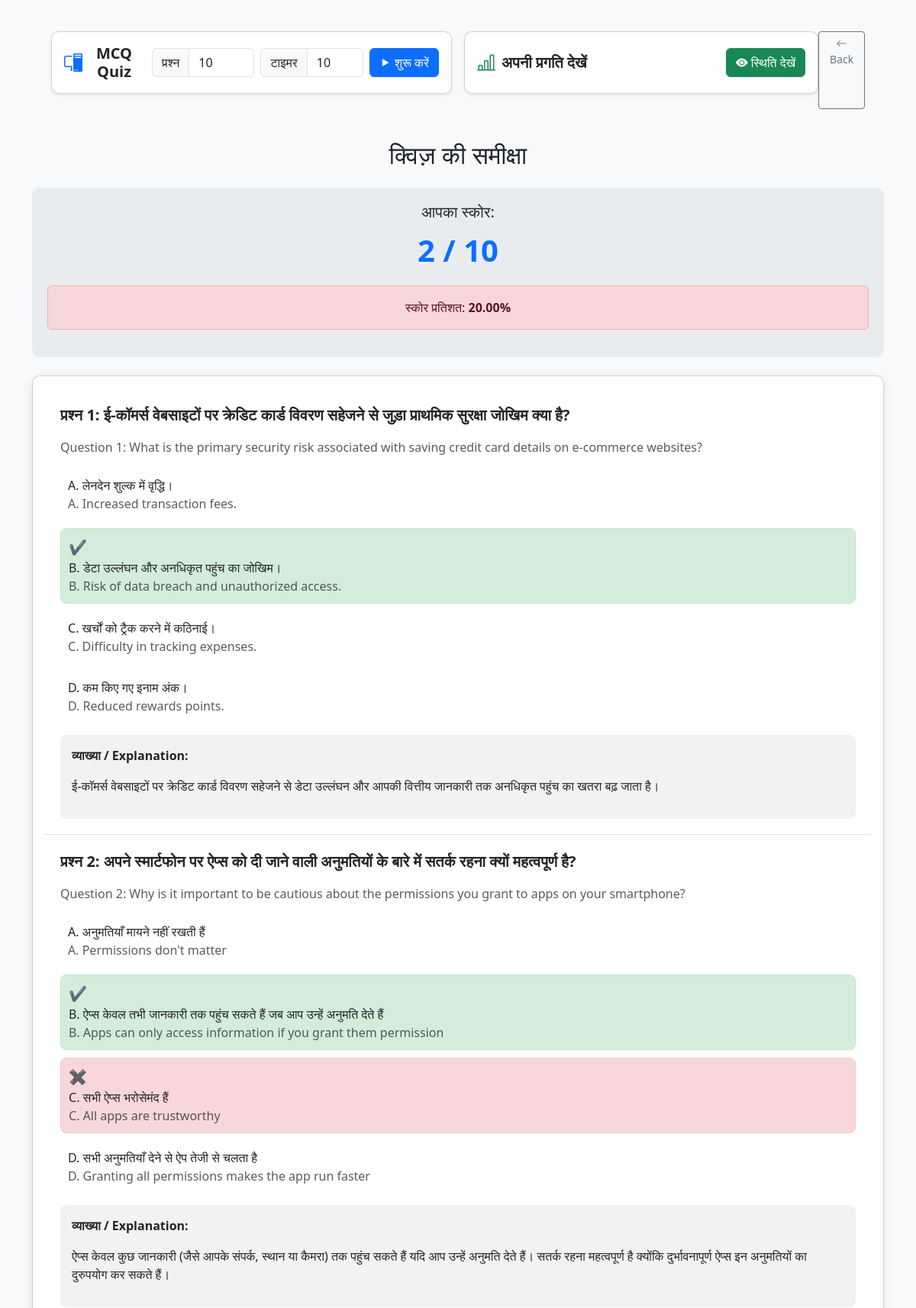
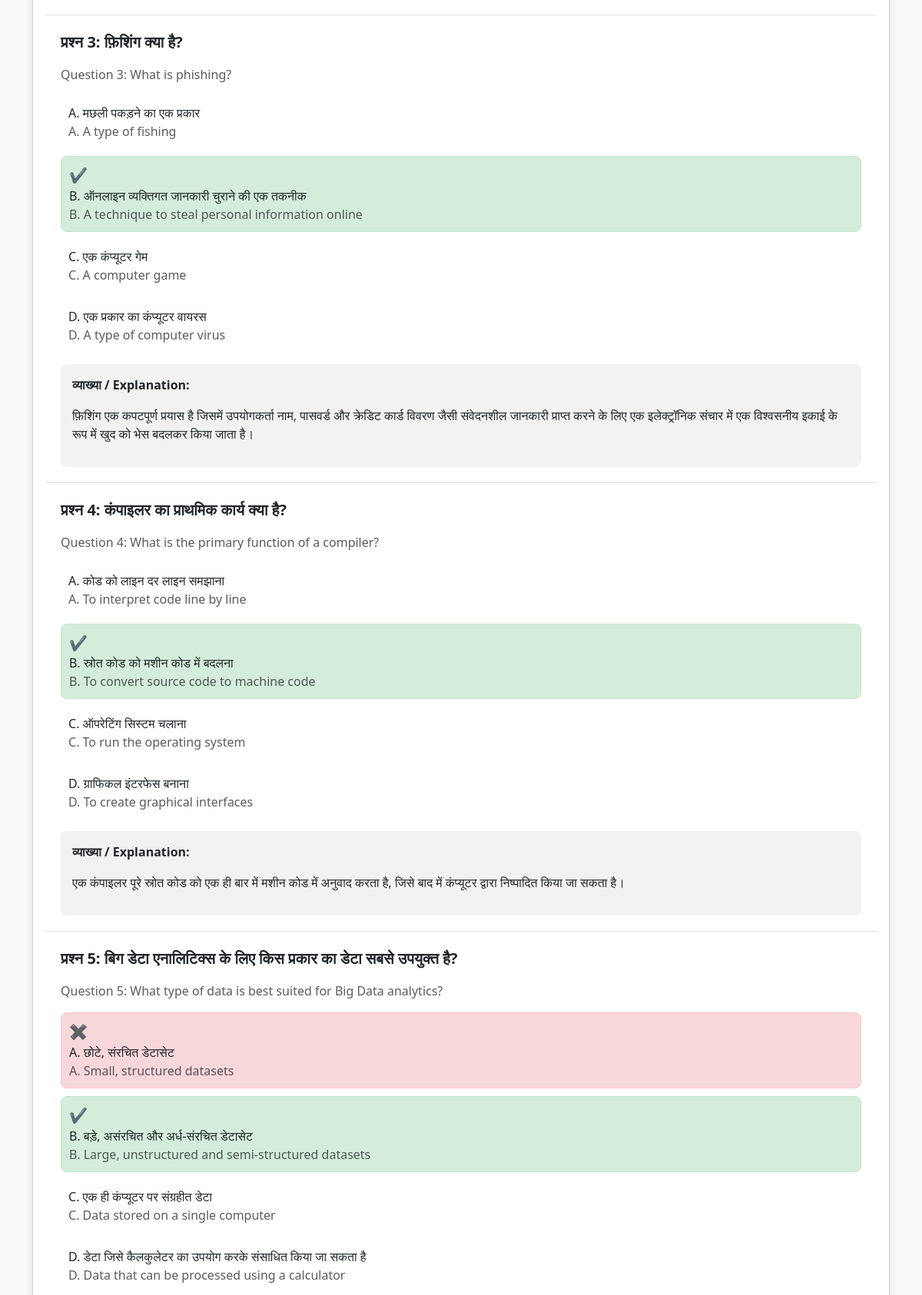
Screenshot of /review_quiz.php?session_id=1 (upper part) with the database file from the repository (2 pictures, top to bottom).
### tables this page shows
CREATE TABLE `quiz_records` (
  `id` int(11) NOT NULL,
  `user_id` varchar(255) NOT NULL,
  `quiz_type` varchar(50) NOT NULL,
  `total_questions` int(11) DEFAULT NULL,
  `score` int(11) DEFAULT NULL,
  `answered_questions` longtext DEFAULT NULL,
  `created_at` timestamp NOT NULL DEFAULT current_timestamp(),
  `session_id` varchar(255) NOT NULL
);

CREATE TABLE `ccc_mcq` (
  `id` int(11) NOT NULL,
  `topic` varchar(255) DEFAULT NULL,
  `subtopic` varchar(255) DEFAULT NULL,
  `question_en` text DEFAULT NULL,
  `question_hi` text DEFAULT NULL,
  `options_en` text DEFAULT NULL,
  `options_hi` text DEFAULT NULL,
  `answer_en` varchar(2) DEFAULT NULL,
  `explanation_en` text DEFAULT NULL,
  `explanation_hi` text DEFAULT NULL
);

### review_quiz.php (the view, shortened to what this page needs)
<?php
include "db.php";
$session_id = isset($_GET['session_id']) ? (int)$_GET['session_id'] : 0;
$quiz_record = null;
$stmt = $conn->prepare("SELECT total_questions, score, answered_questions FROM quiz_records WHERE id = ?");
$stmt->bind_param("i", $session_id);
$stmt->execute();
$result = $stmt->get_result();
if ($result->num_rows > 0) {
    $quiz_record = $result->fetch_assoc();
}
$answered_questions = json_decode($quiz_record['answered_questions'], true);
$score = $quiz_record['score'];
$total_questions = $quiz_record['total_questions'];
$question_ids = array_map(function($q) {
    return $q['question_id'];
}, $answered_questions);
$questions_data = [];
if (!empty($question_ids)) {
    $placeholders = implode(',', array_fill(0, count($question_ids), '?'));
    $sql_questions = "SELECT * FROM ccc_mcq WHERE id IN ($placeholders) ORDER BY FIELD(id, $placeholders)";
    $stmt_questions = $conn->prepare($sql_questions);
    $types = str_repeat('i', count($question_ids) * 2);
    $all_params = array_merge($question_ids, $question_ids);
    $stmt_questions->bind_param($types, ...$all_params);
    $stmt_questions->execute();
    $result_questions = $stmt_questions->get_result();
    while ($row = $result_questions->fetch_assoc()) {
        $questions_data[$row['id']] = $row;
    }
}
$review_questions = [];
foreach ($answered_questions as $answered_q) {
    $q_id = $answered_q['question_id'];
    if (isset($questions_data[$q_id])) {
        $full_question = $questions_data[$q_id];
        $full_question['user_answer_key'] = $answered_q['user_answer_key'];
        $full_question['is_correct'] = $answered_q['is_correct'];
        $review_questions[] = $full_question;
    }
}
?>
<!DOCTYPE html>
<html lang="hi">
<head>
    <link href="https://cdn.jsdelivr.net/npm/bootstrap@5.3.3/dist/css/bootstrap.min.css" rel="stylesheet">
    <link rel="stylesheet" href="https://cdn.jsdelivr.net/npm/bootstrap-icons@1.11.3/font/bootstrap-icons.min.css">
</head>
<body>
<div class="container py-4">
                <div class="alert fw-bold fs-5 text-center d-flex align-items-center justify-content-center mb-4">
        <div class="row g-3 justify-content-center w-100">
        <div class="col-12 col-md-6 d-flex">
            <div class="card shadow-sm w-100 p-3 d-flex flex-column flex-md-row align-items-center justify-content-between gap-3">
                <div class="d-flex align-items-center gap-2">
                    <i class="bi bi-pc-display text-primary fs-4"></i>
                    <h5 class="mb-0 fw-bold">MCQ Quiz</h5>
                </div>
                <form action="take_quiz.php" method="post" class="d-flex flex-column flex-md-row align-items-center gap-2 w-100">
                    <div class="input-group flex-fill">
                        <span class="input-group-text">प्रश्न</span>
                        <input type="number" name="num_questions" class="form-control" value="10" min="1" max="100" required>
                    </div>
                    <div class="input-group flex-fill">
                        <span class="input-group-text">टाइमर</span>
                        <input type="number" name="timer_minutes" class="form-control" value="10" min="1" max="60" required>
                    </div>
                    <button type="submit" class="btn btn-primary d-flex align-items-center justify-content-center mt-2 mt-md-0 flex-shrink-0">
                        <i class="bi bi-play-fill me-1"></i> शुरू करें
                    </button>
                </form>
            </div>
        </div>
        <div class="col-12 col-md-6 d-flex">
            <div class="card shadow-sm w-100 p-3 d-flex flex-column flex-md-row align-items-center justify-content-between gap-3">
                <div class="d-flex align-items-center gap-2">
                    <i class="bi bi-bar-chart-line text-success fs-4"></i>
                    <h5 class="mb-0 fw-bold">अपनी प्रगति देखें</h5>
                </div>
                <a href="status.php" class="btn btn-success d-flex align-items-center justify-content-center mt-2 mt-md-0 flex-shrink-0">
                    <i class="bi bi-eye-fill me-1"></i> स्थिति देखें
                </a>
            </div>
            <a href="index.php" class="btn btn-outline-secondary btn-sm"><i class="bi bi-arrow-left"></i> Back</a>
        </div>
    </div>
</div>
    <h2 class="text-center mb-4">क्विज़ की समीक्षा</h2>
    <div class="score-box mb-4">
        <h5 class="mb-2">आपका स्कोर:</h5>
        <p class="score-text text-primary"><?= htmlspecialchars($score) ?> / <?= htmlspecialchars($total_questions) ?></p>
        <?php
        $percentage = ($total_questions > 0) ? ($score / $total_questions) * 100 : 0;
        $alert_class = 'alert-info';
        if ($percentage >= 80) {
            $alert_class = 'alert-success';
        } elseif ($percentage >= 50) {
            $alert_class = 'alert-warning';
        } else {
            $alert_class = 'alert-danger';
        }
        ?>
        <div class="alert <?= $alert_class ?> mt-3">
            स्कोर प्रतिशत: <strong><?= number_format($percentage, 2) ?>%</strong>
        </div>
    </div>
     <div class="card">
        <div class="card-body">
            <?php foreach ($review_questions as $index => $question): ?>
                <div class="question-box">
                    <p class="question-hi">प्रश्न <?= $index + 1 ?>: <?= htmlspecialchars($question['question_hi']) ?></p>
                    <p class="question-en text-muted">Question <?= $index + 1 ?>: <?= htmlspecialchars($question['question_en']) ?></p>
                    <?php
                    $options_hi = json_decode($question['options_hi'], true);
                    $options_en = json_decode($question['options_en'], true);
                    $correct_key = $question['answer_en'];
                    $user_key = $question['user_answer_key'];
                    foreach ($options_hi as $key => $option_hi):
                        $option_key = chr(65 + $key);
                        $class = '';
                        $icon = '';
                        $option_en = $options_en[$key];
                        if ($option_key === $correct_key) {
                            $class = 'correct-option';
                            $icon = '<span class="correct-answer-icon"></span>';
                        } elseif ($option_key === $user_key) {
                            $class = 'incorrect-option';
                            $icon = '<span class="incorrect-answer-icon"></span>';
                        }
                    ?>
                    <div class="option-label <?= $class ?>">
                        <?= $icon ?>
                        <div class="option-hi">
                            <?= htmlspecialchars($option_key) ?>. <?= htmlspecialchars(str_replace($option_key . '. ', '', $option_hi)) ?>
                        </div>
                        <div class="option-en text-muted">
                            <?= htmlspecialchars($option_key) ?>. <?= htmlspecialchars(str_replace($option_key . '. ', '', $option_en)) ?>
                        </div>
                    </div>
                    <?php endforeach; ?>
                    <div class="explanation mt-3">
                        <p class="fw-bold">व्याख्या / Explanation:</p>
                        <p><?= nl2br(htmlspecialchars($question['explanation_hi'])) ?></p>
                    </div>
                </div>
            <?php endforeach; ?>
        </div>
    </div>
</div>
</body>
</html>

### review_quiz.php (style rules this page uses)
body { background-color: #f8f9fa; }
.card { box-shadow: 0 4px 12px rgba(0,0,0,0.1); border-radius: 10px; margin-bottom: 20px; }
.score-box { background-color: #e9ecef; padding: 20px; border-radius: 10px; text-align: center; }
.score-text { font-size: 2.5rem; font-weight: bold; }
.question-box { padding: 20px; border-bottom: 1px solid #dee2e6; }
.question-hi { font-weight: bold; font-size: 1.25rem; margin-bottom: 15px; }
.option-label { display: block; padding: 10px; border-radius: 8px; margin-bottom: 10px; }
.correct-option { background-color: #d4edda; border: 1px solid #c3e6cb; }
.incorrect-option { background-color: #f8d7da; border: 1px solid #f5c6cb; }
.correct-answer-icon::before { content: "✔"; color: #155724; font-size: 1.2em; margin-right: 5px; }
.incorrect-answer-icon::before { content: "✖"; color: #721c24; font-size: 1.2em; margin-right: 5px; }
.explanation { background-color: #f2f2f2; padding: 15px; border-radius: 8px; margin-top: 15px; }

### rows the page displays
quiz_records: score "2", total_questions "10", percentage "20.00"
ccc_mcq: question_hi "ई-कॉमर्स वेबसाइटों पर क्रेडिट कार्ड विवरण सहेजने से जुड़ा प्राथमिक सुरक्षा जोखिम क्या है?", question_en "What is the primary security risk associated with saving credit card details on e-commerce websites?", option_key "A", options_hi "लेनदेन शुल्क में वृद्धि।", options_en "Increased transaction fees.", option_key "B", options_hi "डेटा उल्लंघन और अनधिकृत पहुंच का जोखिम।", options_en "Risk of data breach and unauthorized access.", option_key "C", options_hi "खर्चों को ट्रैक करने में कठिनाई।", options_en "Difficulty in tracking expenses.", option_key "D", options_hi "कम किए गए इनाम अंक।", options_en "Reduced rewards points.", explanation_hi "ई-कॉमर्स वेबसाइटों पर क्रेडिट कार्ड विवरण सहेजने से डेटा उल्लंघन और आपकी वित्तीय जानकारी तक अनधिकृत पहुंच का खतरा बढ़ जाता है।"
ccc_mcq: question_hi "अपने स्मार्टफोन पर ऐप्स को दी जाने वाली अनुमतियों के बारे में सतर्क रहना क्यों महत्वपूर्ण है?", question_en "Why is it important to be cautious about the permissions you grant to apps on your smartphone?", option_key "A", options_hi "अनुमतियाँ मायने नहीं रखती हैं", options_en "Permissions don't matter", option_key "B", options_hi "ऐप्स केवल तभी जानकारी तक पहुंच सकते हैं जब आप उन्हें अनुमति देते हैं", options_en "Apps can only access information if you grant them permission", option_key "C", options_hi "सभी ऐप्स भरोसेमंद हैं", options_en "All apps are trustworthy", option_key "D", options_hi "सभी अनुमतियाँ देने से ऐप तेजी से चलता है", options_en "Granting all permissions makes the app run faster", explanation_hi "ऐप्स केवल कुछ जानकारी (जैसे आपके संपर्क, स्थान या कैमरा) तक पहुंच सकते हैं यदि आप उन्हें अनुमति देते हैं। सतर्क रहना महत्वपूर्ण है क्योंकि दुर्भावनापूर्ण ऐप्स इन अनुमतियों का दुरुपयोग कर सकते हैं।"
ccc_mcq: question_hi "फ़िशिंग क्या है?", question_en "What is phishing?", option_key "A", options_hi "मछली पकड़ने का एक प्रकार", options_en "A type of fishing", option_key "B", options_hi "ऑनलाइन व्यक्तिगत जानकारी चुराने की एक तकनीक", options_en "A technique to steal personal information online", option_key "C", options_hi "एक कंप्यूटर गेम", options_en "A computer game", option_key "D", options_hi "एक प्रकार का कंप्यूटर वायरस", options_en "A type of computer virus", explanation_hi "फ़िशिंग एक कपटपूर्ण प्रयास है जिसमें उपयोगकर्ता नाम, पासवर्ड और क्रेडिट कार्ड विवरण जैसी संवेदनशील जानकारी प्राप्त करने के लिए एक इलेक्ट्रॉनिक संचार में एक विश्वसनीय इकाई के रूप में खुद को भेस बदलकर किया जाता है।"
ccc_mcq: question_hi "कंपाइलर का प्राथमिक कार्य क्या है?", question_en "What is the primary function of a compiler?", option_key "A", options_hi "कोड को लाइन दर लाइन समझाना", options_en "To interpret code line by line", option_key "B", options_hi "स्रोत कोड को मशीन कोड में बदलना", options_en "To convert source code to machine code", option_key "C", options_hi "ऑपरेटिंग सिस्टम चलाना", options_en "To run the operating system", option_key "D", options_hi "ग्राफिकल इंटरफेस बनाना", options_en "To create graphical interfaces", explanation_hi "एक कंपाइलर पूरे स्रोत कोड को एक ही बार में मशीन कोड में अनुवाद करता है, जिसे बाद में कंप्यूटर द्वारा निष्पादित किया जा सकता है।"
ccc_mcq: question_hi "बिग डेटा एनालिटिक्स के लिए किस प्रकार का डेटा सबसे उपयुक्त है?", question_en "What type of data is best suited for Big Data analytics?", option_key "A", options_hi "छोटे, संरचित डेटासेट", options_en "Small, structured datasets", option_key "B", options_hi "बड़े, असंरचित और अर्ध-संरचित डेटासेट", options_en "Large, unstructured and semi-structured datasets", option_key "C", options_hi "एक ही कंप्यूटर पर संग्रहीत डेटा", options_en "Data stored on a single computer", option_key "D", options_hi "डेटा जिसे कैलकुलेटर का उपयोग करके संसाधित किया जा सकता है", options_en "Data that can be processed using a calculator"
